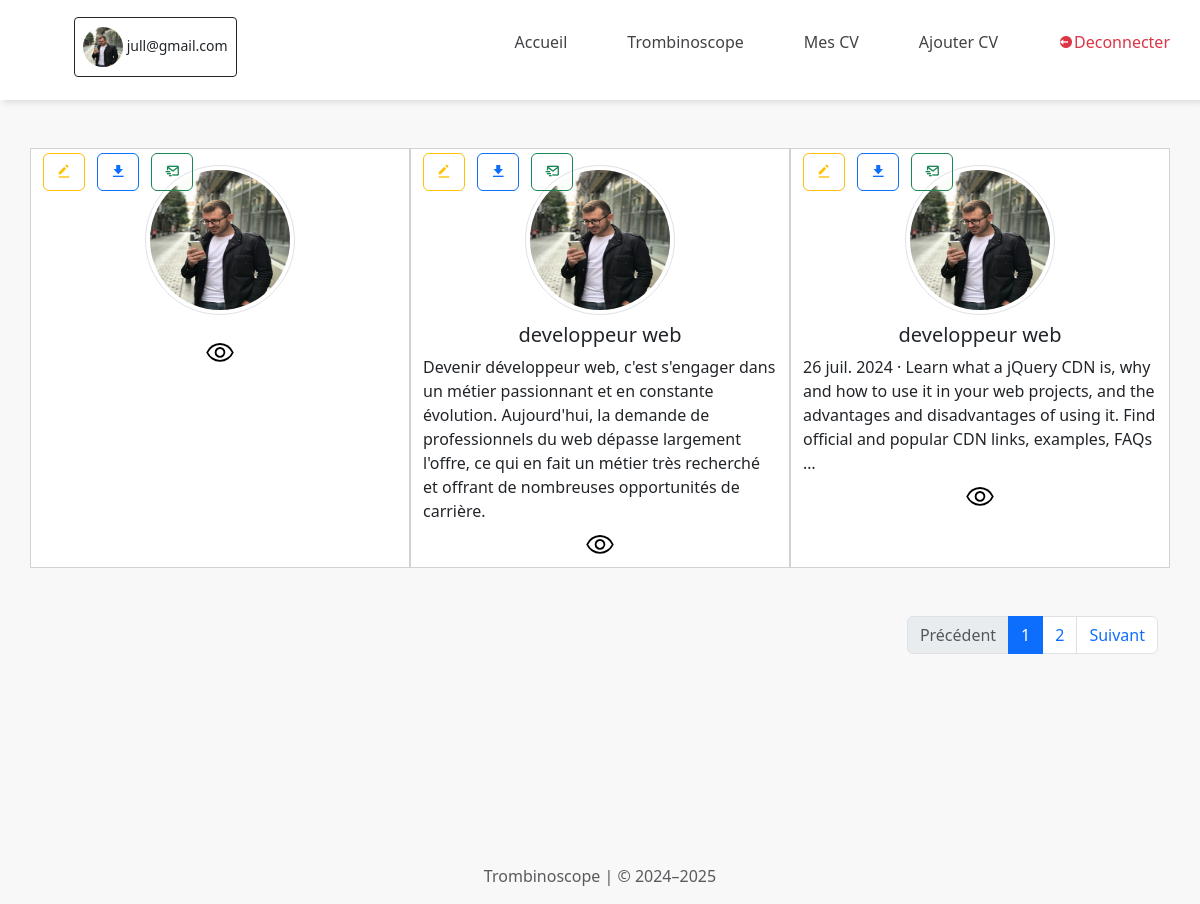
/mes-cv/ (signed in), run on the app's committed database.
### App/models.py (models this page shows)
class Personne(AbstractUser):
    email = models.EmailField(unique=True)
    username = None
    last_name = None
    first_name = None
    nom = models.CharField(max_length=30)
    prenom = models.CharField(max_length=30)
    telephone = models.CharField(max_length=30, unique=True)
    adresse = models.CharField(max_length=200)
    photo = models.ImageField(upload_to="photos/")
    USERNAME_FIELD = 'email'
    REQUIRED_FIELDS = ['nom', 'prenom', 'telephone','adresse']
    objects = PersonneManager()

class Cv(models.Model):
    poste = models.CharField(max_length=225, default=None)
    description = models.TextField(default=None)
    photo = models.ImageField(upload_to="PhotoCv/", null=True)
    personne = models.ForeignKey(Personne, on_delete=models.CASCADE)
    modele = models.ForeignKey(ModelCv, on_delete=models.CASCADE, default=0)
    terminer = models.BooleanField(default=False)
    formations = models.ManyToManyField(Formation, blank=True)
    competences = models.ManyToManyField(Competence, blank=True)
    experiences = models.ManyToManyField(ExperienceProfessionnelle, blank=True)
    langues = models.ManyToManyField(Langue, blank=True)
    loisirs = models.ManyToManyField(Loisir, blank=True)

### App/views.py (the view)
# urls.py: path('mes-cv/',views.mesCv, name='mesCv'),
@login_required
def mesCv(request):
    utilisateur = request.user
    cvs = Cv.objects.filter(personne=utilisateur).prefetch_related(
        'formations', 'competences', 'experiences', 'langues', 'loisirs'
    )
    paginator = Paginator(cvs, 3)  # Show 10 items per page
    page_number = request.GET.get('page')  # Get the page number from the query string
    try:
        cvs = paginator.page(page_number)
    except PageNotAnInteger:
        cvs = paginator.page(1)  # If page is not an integer, show the first page
    except EmptyPage:
        cvs = paginator.page(paginator.num_pages)
    return render(request, "utilisateur/profil/mesCv.html", {"cvs":cvs})

### App/templates/utilisateur/profil/mesCv.html (shortened to what this page needs)
{% extends "cv/base.html" %}
{% load static %}
{% block content %}
<div class="container mt-5">
    <div class="row">
    {% for cv in cvs %}
        <div class="card col-sm-4 rounded-0" style="position: relative; top: 0; right: 0;">
            <div class="d-flex justify-content-center mt-3">
                {% if cv.photo %}
                <img src="{{ cv.photo.url }}" alt="Photo de" class="rounded-circle img-thumbnail" style="width: 150px; height: 150px;">
                {% else %}
                <img src="{{ user.photo.url }}" alt="Photo de {{ user.nom }}" class="rounded-circle img-thumbnail" style="width: 150px; height: 150px;">
                {% endif %}
            </div>
            <div class="text-center mt-2">
                <div><h5>{{ cv.poste }}</h5></div>
            </div>
            <div class="text-container">
                {{ cv.description }}
            </div>
            <div>
                <a href="{% url 'getCv' cv_id=cv.id %}" class="btn w-100"><img width="30" src="{% static 'cv/visibility_80dp_000000_FILL0_wght400_GRAD0_opsz48.svg' %}" alt=""></a>
            </div>
            <div class="d-flex mt-1" style="position: absolute;">
                <div>
                    <a href="{% url 'edit-cv' id=cv.id %}" class="btn btn-outline-warning me-2"><i class='bx bxs-edit-alt' ></i></a>
                    <a href="{% url 'edit-cv' id=cv.id %}" class="btn btn-outline-primary me-2"><i class='bx bxs-download'></i></a>
                    <a href="{% url 'edit-cv' id=cv.id %}" class="btn btn-outline-success"><i class='bx bx-mail-send' ></i></a>
                </div>
            </div>
        </div>
        {% empty %}
        <div>
            Aucun CV ajouter
        </div>
        {% endfor %}
    <div class="mt-5">
        <div aria-label="Page navigation example" style="box-shadow: none;">
            <ul class="pagination justify-content-end">
              {% if cvs.has_previous %}
                <li class="page-item">
                  <a class="page-link" href="?page={{ cvs.previous_page_number }}" aria-label="Previous">
                    Précédent
                  </a>
                </li>
              {% else %}
                <li class="page-item disabled">
                  <a class="page-link" aria-label="Previous">
                    Précédent
                  </a>
                </li>
              {% endif %}
              {% for page_num in cvs.paginator.page_range %}
                {% if page_num == cvs.number %}
                  <li class="page-item active" aria-current="page">
                    <a class="page-link" href="#">{{ page_num }}</a>
                  </li>
                {% else %}
                  <li class="page-item">
                    <a class="page-link" href="?page={{ page_num }}">{{ page_num }}</a>
                  </li>
                {% endif %}
              {% endfor %}
              {% if cvs.has_next %}
                <li class="page-item">
                  <a class="page-link" href="?page={{ cvs.next_page_number }}" aria-label="Next">
                    Suivant
                  </a>
                </li>
              {% else %}
                <li class="page-item disabled">
                  <a class="page-link" aria-label="Next">
                    Suivant
                  </a>
                </li>
              {% endif %}
            </ul>
        </div>
    </div>
    </div>
</div>
{% endblock %}

### App/templates/cv/base.html (shortened to what this page needs)
{% load static %}
<!DOCTYPE html>
<html lang="en">
<head>
    <link href="https://cdn.jsdelivr.net/npm/bootstrap@5.3.3/dist/css/bootstrap.min.css" rel="stylesheet">
    <link href='https://unpkg.com/boxicons@2.0.9/css/boxicons.min.css' rel='stylesheet'>
    <link href="https://cdnjs.cloudflare.com/ajax/libs/font-awesome/6.5.0/css/all.min.css" rel="stylesheet">
    <link href="https://cdn.jsdelivr.net/npm/select2@4.0.13/dist/css/select2.min.css" rel="stylesheet" />
</head>
<body>
    <nav class="navBar">
        <ul>
            {% if user.is_authenticated %}
            <li class="">
                <button type="button" class="btn btn-outline-dark btn-sm" style="margin-left: 3em; height: 60px;">
                    {% if user.photo %}
                        <img src="{{ user.photo.url }}" alt="User Image" class="rounded-circle" style="width: 40px; height: 40px;">
                    {% else %}
                        <img src="{% static 'assets/img/default-avatar.png' %}" alt="" class="rounded-circle me-2" style="width: 30px; height: 30px;">
                    {% endif %}
                        <span>{{ user.email }}</span>
                </button>
            </li>
            {% endif %}
            {% if user.is_authenticated %}
                <li class="hideOnMible">
                    <a class="lien" href="{% url 'profil' %}">
                        <span class="text">Accueil</span>
                    </a>
                </li>
                <li class="hideOnMible">
                    <a class="lien" href="{% url 'index' %}">
                        <span class="text">Trombinoscope</span>
                    </a>
                </li>
                <li class="hideOnMible">
                    <a class="lien" href="{% url 'mesCv' %}">
                        <span class="text">Mes CV</span>
                    </a>
                </li>
                <li class="hideOnMible">
                    <a class="lien" href="{% url 'format-cv' %}">
                        <span class="text">Ajouter CV</span>
                    </a>
                </li>
                <li class="hideOnMible">
                    <a href="{% url 'deconnexion' %}" class="text-danger">
                        <i class='bx bxs-log-out-circle' ></i>
                        <span class="text">Deconnecter</span>
                    </a>
                </li>
            {% endif %}
        </ul>
    </nav>
    <div id="content" class="container-fluid">
        {% block content %}
        {% endblock %}
    </div>
    <footer style="height: 60px; display: flex; align-items: center; justify-content: center; margin-top: 10em;">
        <div class="text-center">
            <p class="mt-5 mb-3 text-muted">Trombinoscope | © 2024–2025</p>
        </div>
    </footer>
</body>
</html>

### App/templates/cv/base.html (style rules this page uses)
* { margin: 0; padding: 0; }
body { min-height: 100vh; background-size: cover; background-repeat: no-repeat; background-position: center; background-color: #f9f8f8; font-family: 'Segoe UI', Tahoma, Geneva, Verdana, sans-serif'; }
.lien { color: #424346; }

### data on the page
Personne: photo (picture), email "jull@gmail.com"
Cv: photo (picture)
Cv: photo (picture), poste "developpeur web", description "Devenir développeur web, c'est s'engager dans un métier passionnant et en constante évolution. Aujourd'hui, la demande de professionnels du web dépasse largement l'offre, ce qui en fait un métier très recherché et offrant de nombreuses opportunités de carrière."
Cv: photo (picture), poste "developpeur web", description "26 juil. 2024 · Learn what a jQuery CDN is, why and how to use it in your web projects, and the advantages and disadvantages of using it. Find official and popular CDN links, examples, FAQs …"

### other printed values
{{ page_num }} "1"
{{ page_num }} "2"
